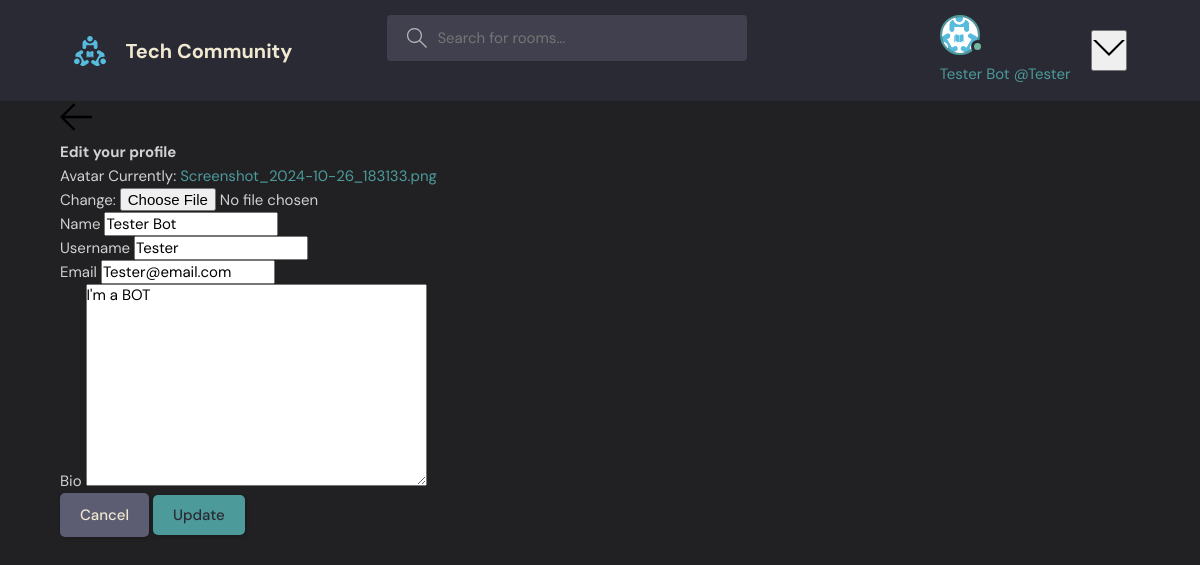
The app's page /update-user/2/ (signed in) with its own data.
### base/models.py (models this page shows)
class User(AbstractUser):
    name= models.CharField(max_length=200, null=True)
    email = models.EmailField(unique=True  ,null=True)
    bio = models.TextField(null=True)
    avatar= models.ImageField(null = True, default = "avatar.svg")
    USERNAME_FIELD = 'email'
    REQUIRED_FIELDS = []

### base/views.py (the view)
# urls.py: path('update-user/<int:pk>/', views.updateUser, name='update-user'),
@login_required(login_url='login')
def updateUser(request,pk):
    user = request.user
    form = UserForm(instance=user)
    if request.method == 'POST':
        form = UserForm(request.POST, request.FILES, instance=user)
        if form.is_valid():
            form.save()
            return redirect( 'user-profile', pk=user.id)
    return render(request, 'update_user.html', {'form':form})

### base/forms.py
class UserForm(ModelForm):
    class Meta:
        model = User
        fields = ['avatar', 'name', 'username', 'email', 'bio'  ]

### template/update_user.html (shortened to what this page needs)
{% extends 'main.html' %}
{% block content %}
<main class="update-account layout">
    <div class="container">
        <div class="layout__box">
            <div class="layout__boxHeader">
                <div class="layout__boxTitle">
                    <a href="{% url 'home' %}">
                        <svg version="1.1" xmlns="http://www.w3.org/2000/svg" width="32" height="32" viewBox="0 0 32 32">
                            <title>arrow-left</title>
                            <path d="M13.723 2.286l-13.723 13.714 13.719 13.714 1.616-1.611-10.96-10.96h27.625v-2.286h-27.625l10.965-10.965-1.616-1.607z"></path>
                        </svg>
                    </a>
                    <h3>Edit your profile</h3>
                </div>
            </div>
            <div class="layout__body">
                <form class="form" action="{% url 'update-user' pk=user.pk %}" method="POST" enctype="multipart/form-data">
                    {% for field in form %}
                        <div class="form__group">
                            <label for="profile_pic">{{ field.label }}</label>
                            {{ field }}
                        </div>
                    {% endfor %}
                    <div class="form__action">
                      <a class="btn btn--dark" href="{% url 'user-profile' pk=user.pk %}">Cancel</a>
                        <button class="btn btn--main" type="submit">Update</button>
                    </div>
                </form>
            </div>
        </div>
    </div>
</main>
{% endblock content %}

### template/navbar.html (shortened to what this page needs)
{% load static %}
<header class="header header--loggedIn">
    <div class="container">
      <a href="{% url 'home' %}" class="header__logo">
        <img src="{% static 'images/logo.svg' %}" />
        <h1>Tech Community</h1>
      </a>
      <form class="header__search" method="GET" action="{% url 'home' %}">
        <label>
          <input name="q" placeholder="Search for rooms..." />
        </label>
      </form>
      <nav class="header__menu">
        {% if request.user.is_authenticated %}
          <div class="header__user">
            <a href="{% url 'user-profile' user.id %}">
              <div class="avatar avatar--medium active">
                <img src="{{ request.user.avatar.url }}" alt="User Avatar" />
              </div>
              <p>{{ request.user.name }} <span>@{{ request.user.username }}</span></p>
            </a>
            <button class="dropdown-button">
              <svg version="1.1" xmlns="http://www.w3.org/2000/svg" width="32" height="32" viewBox="0 0 32 32">
                <title>chevron-down</title>
                <path d="M16 21l-13-13h-3l16 16 16-16h-3l-13 13z"></path>
              </svg>
            </button>
          </div>
        {% else %}
        <a href="{% url 'login' %}">
            <img src="{% static 'images/avatar.svg' %}" />
            <p>Login</p>
        </a>
        {% endif %}
      </nav>
    </div>
</header>

### static/styles/style.css (style rules this page uses)
:root { --color-main: #4C9A99; --color-main-light: #A0D1CF; --color-dark: #2A2A35; --color-dark-medium: #40404F; --color-dark-light: #5C5C72; --color-light: #F0E8D0; --color-gray: #B8B8B8; --color-light-gray: #D1D1D1; --color-bg: #212124; --color-success: #73B7A1; --color-error: #FF6B6B; }
* { font-family: "DM Sans", -apple-system, BlinkMacSystemFont, "Segoe UI", Roboto, Oxygen, Ubuntu, Cantarell, "Open Sans", "Helvetica Neue", sans-serif; margin: 0; padding: 0; box-sizing: border-box; text-rendering: optimizeLegibility; font-size: inherit; }
html { font-size: 56.25%; }
@media only screen and (min-width: 1200px) { html { font-size: 62.5%; } }
body { line-height: 1.6; font-weight: 400; font-size: 1.5rem; color: var(--color-light-gray); background-color: var(--color-bg); min-height: 100vh; }
img { width: 100%; }
a { display: inline-block; color: var(--color-main); text-decoration: none; }
.container { max-width: 120rem; width: 90%; margin: auto; }
.btn { background-color: transparent; border: none; display: inline-flex; align-items: center; gap: 1rem; cursor: pointer; transition: all ease-in-out 0.3s; padding: 1rem 2rem; border-radius: 5px; box-shadow: 1px 1px 3px 1px rgba(0, 0, 0, 0.15); font-weight: 500; }
.btn--main { background-color: var(--color-main); color: var(--color-dark); }
.btn--dark { background-color: var(--color-dark-light); color: var(--color-light); }
.avatar { position: relative; display: inline-block; border-radius: 50%; border: 2px solid var(--color-main); }
.avatar img { display: block; border-radius: 50%; object-fit: cover; object-position: center; }
.avatar::after { content: ""; display: block; position: absolute; background-color: var(--color-gray); z-index: 111; border-radius: 50%; border: 0.3rem solid var(--color-dark); }
.avatar.active::after { background-color: var(--color-success); }
.avatar.avatar--medium img { width: 3.6rem; height: 3.6rem; }
.avatar.avatar--medium:after { width: 0.7rem; height: 0.7rem; bottom: 0px; right: -6px; }
.header { padding: 1.5rem; background-color: var(--color-dark); }
.header > .container { display: flex; gap: 9.5rem; }
.header__logo, .header__user { display: flex; gap: 2rem; align-items: center; }
.header__logo > img { height: 3.2rem; width: 3.2rem; }
.header__logo > h1 { font-weight: 700; font-size: 2rem; color: var(--color-light); }
.header__search > label { background-color: var(--color-dark-medium); padding: 1.3rem 1rem; display: flex; align-items: center; gap: 1rem; border-radius: 4px; }
.header__search svg { fill: var(--color-gray); width: 2rem; height: 2rem; margin-left: 1rem; }
.header__search input { width: 30rem; background: transparent; border: none; outline: none; color: var(--color-light); }
.header__menu { margin-left: auto; display: flex; gap: 2rem; }

### records on screen
User: user.avatar (picture), user.name "Tester Bot", user.username "Tester", form "Tester Bot" "Tester" "Tester@email.com" "I'm a BOT"

### other values on screen
{{ field.label }} "Avatar" "Name" "Username" "Email" "Bio"
